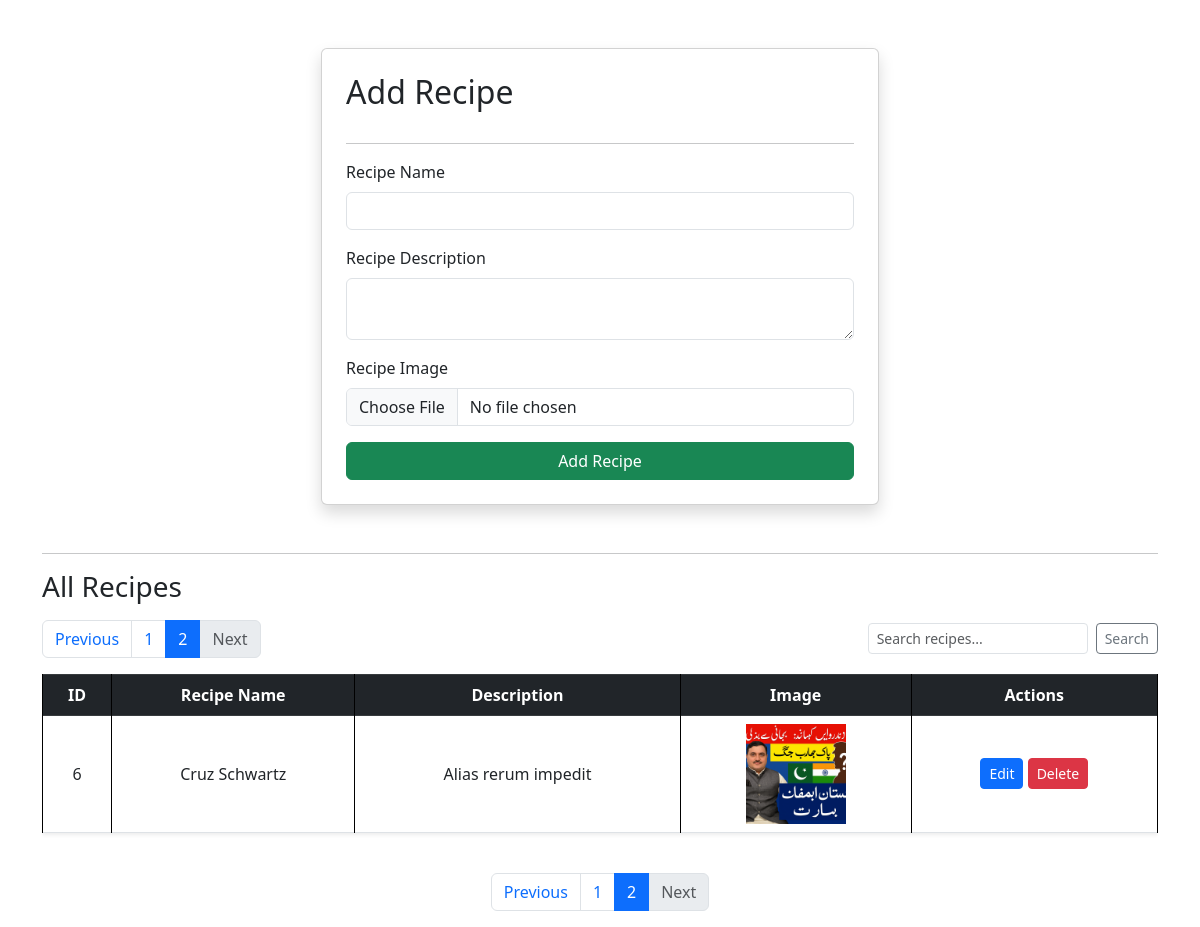
The app's page /recipes/?page=2, older data.
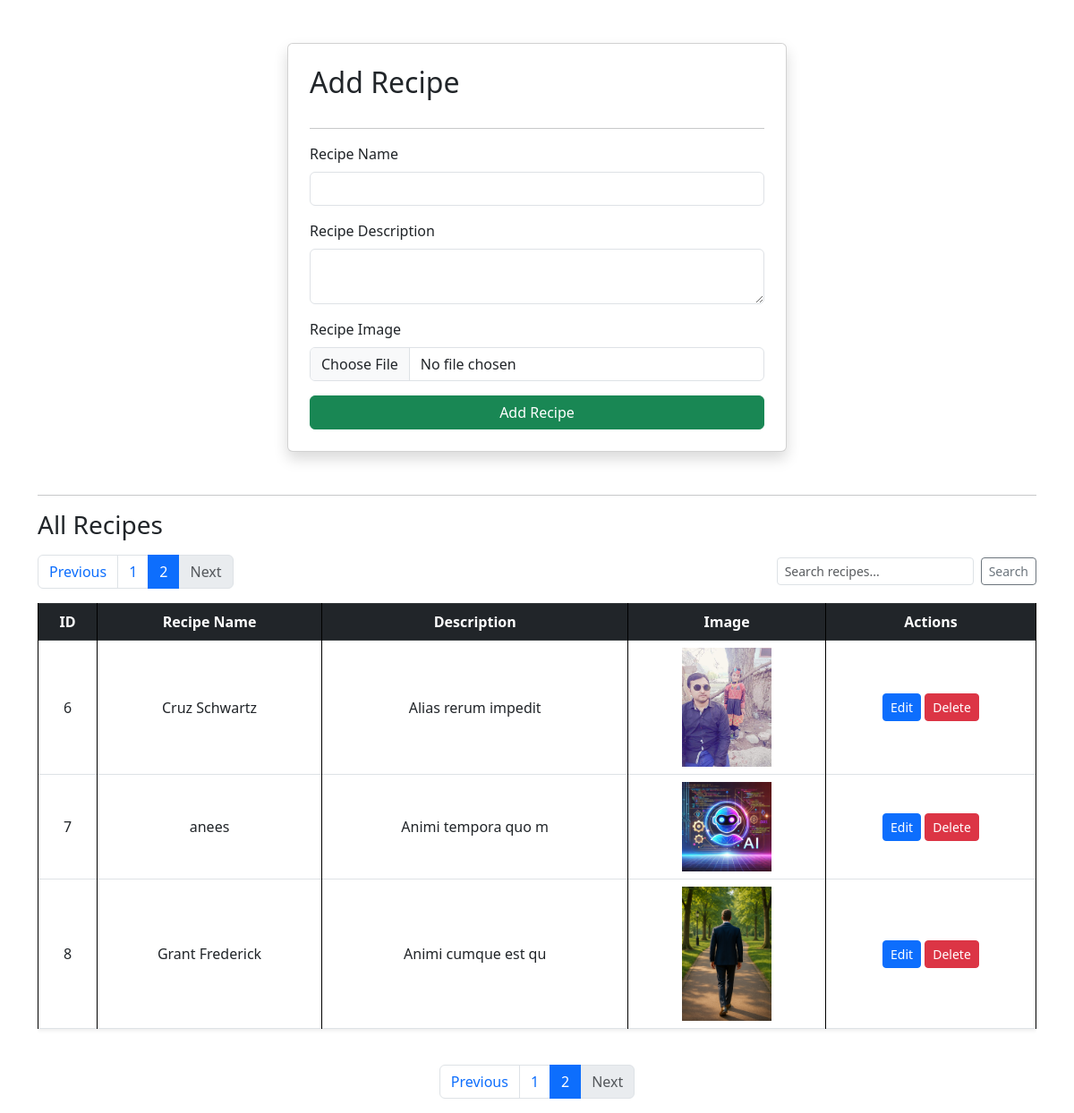
The same page, newer data.
### vege/models.py (models this page shows, shortened)
class Recipe(models.Model):
    recipe_name = models.CharField(max_length=100)
    recipe_description = models.TextField()
    recipe_image = models.ImageField(upload_to='recipe')
    recipe_view_count = models.IntegerField(default=1)

### vege/views.py (the view, shortened to what this page needs)
# urls.py: path('recipes/', recipes, name="recipes"),
def recipes(request):
    query = request.GET.get('q', '')
    recipe_list = Recipe.objects.all()
    if query:
        recipe_list = recipe_list.filter(recipe_name__icontains=query)
    paginator = Paginator(recipe_list, 5)  # 5 recipes per page
    page_number = request.GET.get('page')
    page_obj = paginator.get_page(page_number)
    return render(request, 'recipes.html', {
        'recipes': page_obj,
        'query': query,
    })

### vege/templates/recipes.html (shortened to what this page needs)
{% extends "base.html" %}
{% load static %}
{% block start %}
<div class="container mt-5">
    <form class="col-md-6 mx-auto card p-4 shadow" method="post" enctype="multipart/form-data">
        <h2 class="mb-3">Add Recipe</h2>
        <hr>
        <div class="mb-3">
            <label class="form-label">Recipe Name</label>
            <input name="recipe_name" required type="text" class="form-control">
        </div>
        <div class="mb-3">
            <label class="form-label">Recipe Description</label>
            <textarea name="recipe_description" required class="form-control"></textarea>
        </div>
        <div class="mb-3">
            <label class="form-label">Recipe Image</label>
            <input name="recipe_image" type="file" class="form-control">
        </div>
        <button type="submit" class="btn btn-success">Add Recipe</button>
    </form>
    <hr class="mt-5">
    <h3 class="mb-3">All Recipes</h3>
    {% if recipes %}
        <div class="d-flex justify-content-between align-items-center mb-3">
            {% if recipes.has_other_pages %}
            <nav aria-label="Page navigation top">
                <ul class="pagination mb-0">
                    {% if recipes.has_previous %}
                        <li class="page-item">
                            <a class="page-link" href="?page={{ recipes.previous_page_number }}{% if query %}&q={{ query }}{% endif %}">Previous</a>
                        </li>
                    {% else %}
                        <li class="page-item disabled">
                            <span class="page-link">Previous</span>
                        </li>
                    {% endif %}
                    {% for num in recipes.paginator.page_range %}
                        {% if recipes.number == num %}
                            <li class="page-item active"><span class="page-link">{{ num }}</span></li>
                        {% else %}
                            <li class="page-item"><a class="page-link" href="?page={{ num }}{% if query %}&q={{ query }}{% endif %}">{{ num }}</a></li>
                        {% endif %}
                    {% endfor %}
                    {% if recipes.has_next %}
                        <li class="page-item">
                            <a class="page-link" href="?page={{ recipes.next_page_number }}{% if query %}&q={{ query }}{% endif %}">Next</a>
                        </li>
                    {% else %}
                        <li class="page-item disabled">
                            <span class="page-link">Next</span>
                        </li>
                    {% endif %}
                </ul>
            </nav>
            {% endif %}
            <form method="get" class="d-flex" style="max-width: 300px;">
                <input type="text" name="q" class="form-control form-control-sm" placeholder="Search recipes..." value="{{ query }}">
                <button type="submit" class="btn btn-outline-secondary btn-sm ms-2">Search</button>
            </form>
        </div>
        <div class="table-responsive">
            <table class="table table-bordered align-middle text-center shadow-sm">
                <thead class="table-dark">
                    <tr>
                        <th scope="col">ID</th>
                        <th scope="col">Recipe Name</th>
                        <th scope="col">Description</th>
                        <th scope="col">Image</th>
                        <th scope="col">Actions</th>
                    </tr>
                </thead>
                <tbody>
                    {% for recipe in recipes %}
                        <tr>
                            <td>{{ recipe.id }}</td>
                            <td>{{ recipe.recipe_name }}</td>
                            <td>{{ recipe.recipe_description|truncatewords:10 }}</td>
                            <td>
                                {% if recipe.recipe_image %}
                                    <img src="{{ recipe.recipe_image.url }}" alt="Recipe Image" width="100">
                                {% else %}
                                    <em>No Image</em>
                                {% endif %}
                            </td>
                            <td>
                                <a href="{% url 'update_recipe' recipe.id %}" class="btn btn-sm btn-primary">Edit</a>
                                <a href="{% url 'delete_recipe' recipe.id %}" class="btn btn-sm btn-danger"
                                   onclick="return confirm('Are you sure you want to delete this recipe?');">Delete</a>
                            </td>
                        </tr>
                    {% endfor %}
                </tbody>
            </table>
        </div>
        {% if recipes.has_other_pages %}
        <nav aria-label="Page navigation bottom">
            <ul class="pagination justify-content-center mt-4">
                {% if recipes.has_previous %}
                    <li class="page-item">
                        <a class="page-link" href="?page={{ recipes.previous_page_number }}{% if query %}&q={{ query }}{% endif %}">Previous</a>
                    </li>
                {% else %}
                    <li class="page-item disabled">
                        <span class="page-link">Previous</span>
                    </li>
                {% endif %}
                {% for num in recipes.paginator.page_range %}
                    {% if recipes.number == num %}
                        <li class="page-item active"><span class="page-link">{{ num }}</span></li>
                    {% else %}
                        <li class="page-item"><a class="page-link" href="?page={{ num }}{% if query %}&q={{ query }}{% endif %}">{{ num }}</a></li>
                    {% endif %}
                {% endfor %}
                {% if recipes.has_next %}
                    <li class="page-item">
                        <a class="page-link" href="?page={{ recipes.next_page_number }}{% if query %}&q={{ query }}{% endif %}">Next</a>
                    </li>
                {% else %}
                    <li class="page-item disabled">
                        <span class="page-link">Next</span>
                    </li>
                {% endif %}
            </ul>
        </nav>
        {% endif %}
    {% else %}
        <p class="text-muted">No recipes found.</p>
    {% endif %}
</div>
{% endblock %}

### core/templates/base.html (shortened to what this page needs)
<!DOCTYPE html>
<html lang="en">
<head>
    <link href="https://cdn.jsdelivr.net/npm/bootstrap@5.3.0/dist/css/bootstrap.min.css" rel="stylesheet">
</head>
<body>
    {% block start %}
    {% endblock %}
</body>
</html>

### core/templates/base.html (style rules this page uses)
table, th, td { border: 1px solid black; }

Row changes from the older to the newer data that the page shows:
changed Recipe "Cruz Schwartz": recipe_image: a different picture
added Recipe: id "7", recipe_name "anees", recipe_description "Animi tempora quo m", recipe_image (picture)
added Recipe: id "8", recipe_name "Grant Frederick", recipe_description "Animi cumque est qu", recipe_image (picture)
